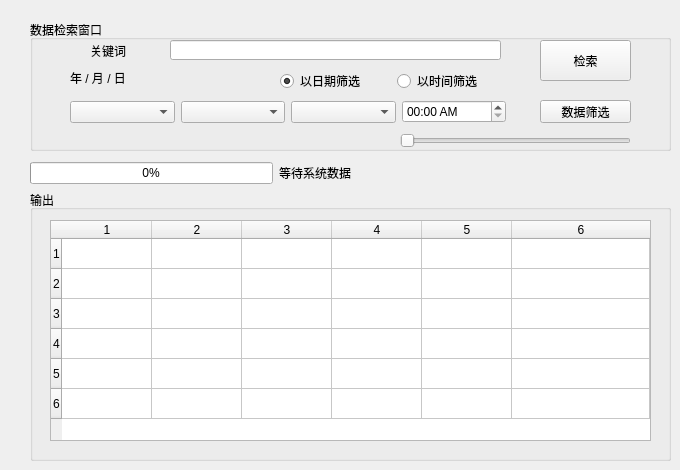
    <widget class="QWidget" name="tab_2">
     <attribute name="title">
      <string>数据库_搜索</string>
     </attribute>
     <widget class="QGroupBox" name="groupBox_4">
      <property name="geometry">
       <rect>
        <x>30</x>
        <y>20</y>
        <width>641</width>
        <height>131</height>
       </rect>
      </property>
      <property name="title">
       <string>数据检索窗口</string>
      </property>
      <widget class="QLabel" name="label_2">
       <property name="geometry">
        <rect>
         <x>40</x>
         <y>50</y>
         <width>351</width>
         <height>16</height>
        </rect>
       </property>
       <property name="text">
        <string>年 / 月 / 日</string>
       </property>
      </widget>
      <widget class="QPushButton" name="Search_Button">
       <property name="geometry">
        <rect>
         <x>510</x>
         <y>20</y>
         <width>91</width>
         <height>41</height>
        </rect>
       </property>
       <property name="text">
        <string>检索</string>
       </property>
      </widget>
      <widget class="QWidget" name="layoutWidget">
       <property name="geometry">
        <rect>
         <x>40</x>
         <y>80</y>
         <width>436</width>
         <height>24</height>
        </rect>
       </property>
       <layout class="QHBoxLayout" name="horizontalLayout">
        <item>
         <widget class="QComboBox" name="comboBox"/>
        </item>
        <item>
         <widget class="QComboBox" name="comboBox_2"/>
        </item>
        <item>
         <widget class="QComboBox" name="comboBox_3"/>
        </item>
        <item>
         <widget class="QTimeEdit" name="timeEdit">
          <property name="displayFormat">
           <string>HH:mm AP</string>
          </property>
         </widget>
        </item>
       </layout>
      </widget>
      <widget class="QLineEdit" name="lineEdit">
       <property name="geometry">
        <rect>
         <x>140</x>
         <y>20</y>
         <width>331</width>
         <height>20</height>
        </rect>
       </property>
      </widget>
      <widget class="QLabel" name="label_3">
       <property name="geometry">
        <rect>
         <x>60</x>
         <y>20</y>
         <width>61</width>
         <height>21</height>
        </rect>
       </property>
       <property name="focusPolicy">
        <enum>Qt::NoFocus</enum>
       </property>
       <property name="layoutDirection">
        <enum>Qt::LeftToRight</enum>
       </property>
       <property name="autoFillBackground">
        <bool>false</bool>
       </property>
       <property name="text">
        <string>关键词</string>
       </property>
      </widget>
      <widget class="QWidget" name="layoutWidget">
       <property name="geometry">
        <rect>
         <x>250</x>
         <y>50</y>
         <width>227</width>
         <height>22</height>
        </rect>
       </property>
       <layout class="QHBoxLayout" name="horizontalLayout_2">
        <item>
         <widget class="QRadioButton" name="dayfilterButton">
          <property name="text">
           <string>以日期筛选</string>
          </property>
          <property name="checked">
           <bool>true</bool>
          </property>
         </widget>
        </item>
        <item>
         <widget class="QRadioButton" name="timefilterButton">
          <property name="text">
           <string>以时间筛选</string>
          </property>
         </widget>
        </item>
       </layout>
      </widget>
      <widget class="QPushButton" name="filterButton">
       <property name="geometry">
        <rect>
         <x>510</x>
         <y>80</y>
         <width>91</width>
         <height>23</height>
        </rect>
       </property>
       <property name="text">
        <string>数据筛选</string>
       </property>
      </widget>
      <widget class="QSlider" name="sliderFilter">
       <property name="geometry">
        <rect>
         <x>370</x>
         <y>110</y>
         <width>231</width>
         <height>22</height>
        </rect>
       </property>
       <property name="maximum">
        <number>86400</number>
       </property>
       <property name="orientation">
        <enum>Qt::Horizontal</enum>
       </property>
      </widget>
     </widget>
     <widget class="QGroupBox" name="groupBox_5">
      <property name="geometry">
       <rect>
        <x>30</x>
        <y>190</y>
        <width>641</width>
        <height>271</height>
       </rect>
      </property>
      <property name="title">
       <string>输出</string>
      </property>
      <widget class="QTableView" name="tableView">
       <property name="geometry">
        <rect>
         <x>20</x>
         <y>30</y>
         <width>601</width>
         <height>221</height>
        </rect>
       </property>
      </widget>
      <widget class="QTableWidget" name="tableWidget">
       <property name="geometry">
        <rect>
         <x>20</x>
         <y>30</y>
         <width>601</width>
         <height>221</height>
        </rect>
       </property>
       <property name="contextMenuPolicy">
        <enum>Qt::DefaultContextMenu</enum>
       </property>
       <property name="autoScrollMargin">
        <number>16</number>
       </property>
       <property name="editTriggers">
        <set>QAbstractItemView::DoubleClicked</set>
       </property>
       <property name="sortingEnabled">
        <bool>false</bool>
       </property>
       <property name="rowCount">
        <number>6</number>
       </property>
       <property name="columnCount">
        <number>6</number>
       </property>
       <attribute name="horizontalHeaderCascadingSectionResizes">
        <bool>false</bool>
       </attribute>
       <attribute name="horizontalHeaderMinimumSectionSize">
        <number>50</number>
       </attribute>
       <attribute name="horizontalHeaderDefaultSectionSize">
        <number>90</number>
       </attribute>
       <attribute name="horizontalHeaderShowSortIndicator" stdset="0">
        <bool>true</bool>
       </attribute>
       <attribute name="horizontalHeaderStretchLastSection">
        <bool>true</bool>
       </attribute>
       <attribute name="verticalHeaderMinimumSectionSize">
        <number>23</number>
       </attribute>
       <row/>
       <row/>
       <row/>
       <row/>
       <row/>
       <row/>
       <column/>
       <column/>
       <column/>
       <column/>
       <column/>
       <column/>
      </widget>
     </widget>
     <widget class="QWidget" name="layoutWidget">
      <property name="geometry">
       <rect>
        <x>30</x>
        <y>160</y>
        <width>321</width>
        <height>26</height>
       </rect>
      </property>
      <layout class="QHBoxLayout" name="horizontalLayout_4">
       <item>
        <widget class="QProgressBar" name="progressBar_search">
         <property name="styleSheet">
          <string notr="true">QProgressBar{
	text-align:center;
}</string>
         </property>
         <property name="value">
          <number>0</number>
         </property>
        </widget>
       </item>
       <item>
        <widget class="QLabel" name="label_6">
         <property name="text">
          <string>等待系统数据</string>
         </property>
        </widget>
       </item>
      </layout>
     </widget>
    </widget>
